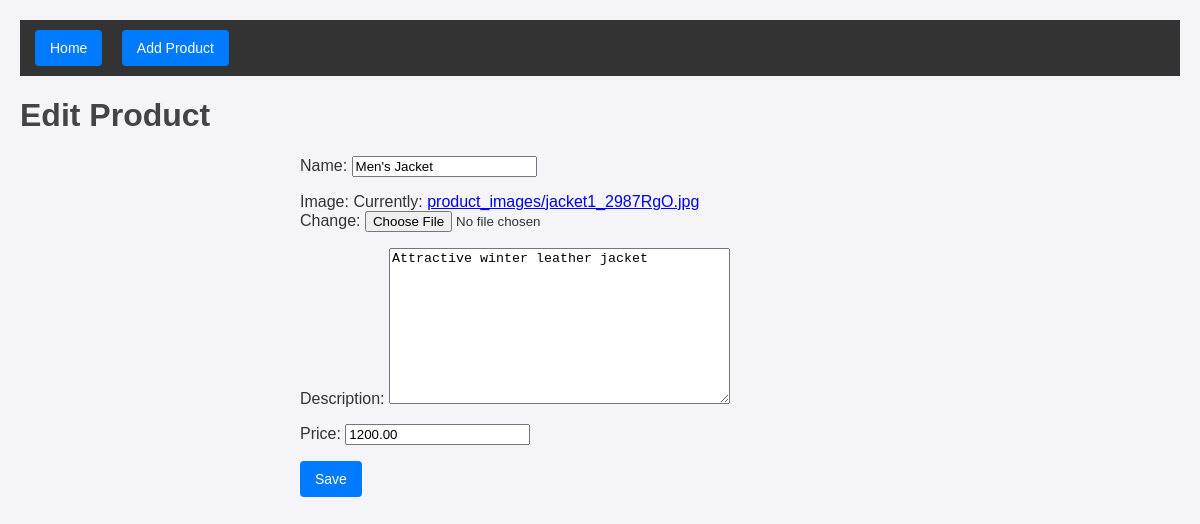
The app's page /product/4/edit/ with its own data.
### products/models.py (models this page shows, shortened)
class Product(models.Model):
    name = models.CharField(max_length=200)
    image = models.ImageField(upload_to='product_images/')
    description = models.TextField()
    price = models.DecimalField(max_digits=10, decimal_places=2)

### products/views.py (the view)
# urls.py: path('product/<int:pk>/edit/', views.product_update, name='product_update'),
def product_update(request, pk):
    product = get_object_or_404(Product, pk=pk)
    if request.method == 'POST':
        form = ProductForm(request.POST, request.FILES, instance=product)
        if form.is_valid():
            form.save()
            return redirect('product_list')
    else:
        form = ProductForm(instance=product)
    return render(request, 'product_form.html', {'form': form})

### products/forms.py
class ProductForm(forms.ModelForm):
    class Meta:
        model = Product
        fields = ['name', 'image', 'description', 'price']

### products/templates/product_form.html (shortened to what this page needs)
{% extends 'base.html' %}
{% block content %}
<h1>{% if form.instance.pk %}Edit{% else %}New{% endif %} Product</h1>
<div class="form-container">
    <form method="post" enctype="multipart/form-data">
        {{ form.as_p }}
        <button type="submit" class="button">Save</button>
    </form>
</div>
{% endblock %}

### static/style.css (style rules this page uses)
body { font-family: Arial, sans-serif; margin: 20px; background-color: #f4f4f9; color: #333; }
h1 { color: #444; }
.button { background-color: #007bff; color: white; border: none; border-radius: 4px; padding: 10px 15px; font-size: 14px; cursor: pointer; text-decoration: none; display: inline-block; }
form { max-width: 600px; margin: 0 auto; }

### records on screen
Product: name "Men's Jacket", description "Attractive winter leather jacket", price "1200.00"
